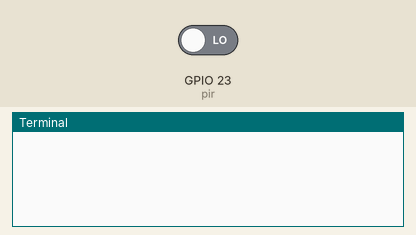
A program run on a simulated Raspberry Pi (BCM pin numbers). On the bench: the last lines printed to the terminal. The inputs (shaded band) are chosen by the test bench; at power-on: GPIO 23 (pir) LOW.

Above: at 1.2 s.
1.3 s: GPIO 23 (pir) driven HIGH
At 2.1 s:
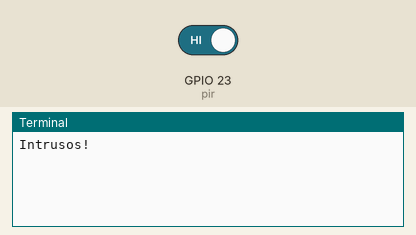
2.9 s: GPIO 23 (pir) driven LOW
At 3.3 s:
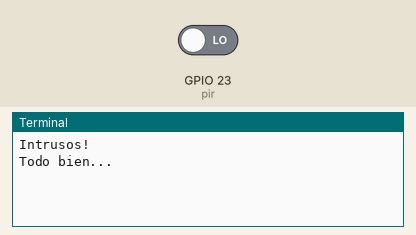

The program:

movimiento.py
```python
#Sensor PIR HC-SR501
#Docs: https://www.mpja.com/download/31227sc.pdf
#Conexion:
#GND -> GND (Pin 6)
#OUTPUT -> GPIO 23 (Pin 16)
#VCC -> GPIO 5v (Pin 2)

import sys
import time
import board
import digitalio

pir = digitalio.DigitalInOut(board.D23)
pir.direction = digitalio.Direction.INPUT

while True:
    try:
        if pir.value == True:
            print("Intrusos!")
            while pir.value == True:
                pass
            print("Todo bien...")
        time.sleep(0.2)
    except KeyboardInterrupt:
        sys.exit()
```

Measured:
- after the input at 1.3 s, the terminal: prints a new line after 0.10 s (image 1)
- after the input at 2.9 s, the terminal: prints a new line at once (image 2)
